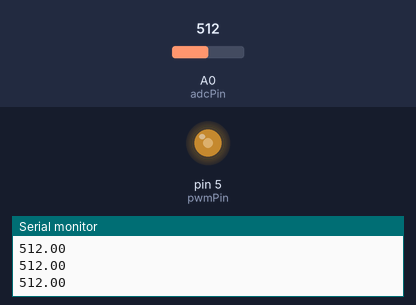
A sketch run on a simulated Arduino Uno, built with avr-gcc and run on an emulated ATmega328P. Parts: output pins drawn as LEDs (lit = HIGH), the last lines printed to the serial monitor. The test bench sets the inputs (shaded band); at power-on: A0 (adcPin) = 512.

Above: at 1.2 s.
1.3 s: A0 (adcPin) set to 716
At 2.8 s:
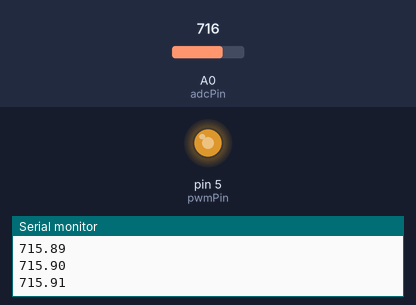
4.3 s: A0 (adcPin) set to 900
At 4.45 s:
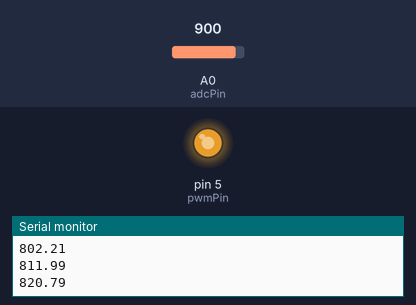
7.3 s: A0 (adcPin) set to 122
At 8.8 s:
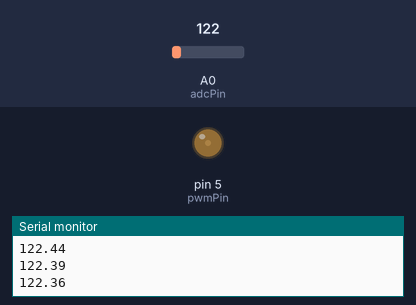
10.3 s: A0 (adcPin) set to 0
At 10.45 s:
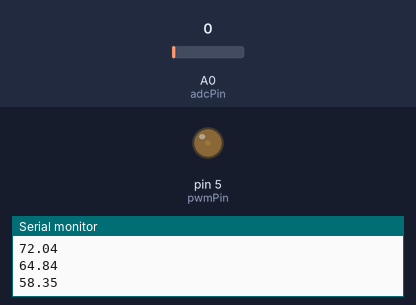
Timing chart, 0 to 13.3 s (numbered marks = the images above; inputs shaded):
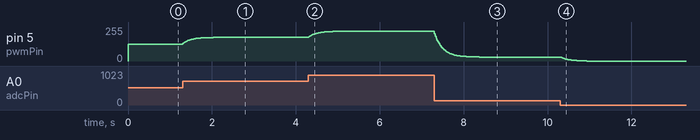

Measured:
- after the input at 1.3 s, pin 5 (pwmPin): moves from 127/255 to 178/255 over 1.0 s, starting at once
- after the input at 4.3 s, pin 5 (pwmPin): moves from 178/255 to 224/255 over 1.0 s, starting at once
- after the input at 7.3 s, pin 5 (pwmPin): moves from 224/255 to 30/255 over 1.1 s, starting at once
- after the input at 10.3 s, pin 5 (pwmPin): moves from 30/255 to 0/255 over 0.62 s, starting at once

The sketch:

smoothing.ino
```cpp
//simple test with one analog sensor (pot) and one pwm (led)

//same as analogInOut but with added Serial port to send back values.
//open Arduino IDE serial monitor and set baudrate there to 9600.
//you should see the values 0-1023 printed there as you turn the pot.

//and also with added smooth or slide functionallity. test to adjust up and down values.

byte pwmPin= 5;        //mega168 pin: 11
byte adcPin= A0;       //mega168 pin: 23
float up= 10;          //how fast to react / how much smoothing on increasing values
float down= 10;        //how fast to react / how much smoothing on decreasing values


float prev= 512;       //default reading

void setup() {
  Serial.begin(9600);
  pinMode(pwmPin, OUTPUT);  //enable pwm pin as an output. pins are input by default
}
void loop() {
  float val= analogRead(adcPin);  //read a value from the analog sensor (0-1023)

  if(val>prev) {
    val= prev+((val-prev)/up);
  } else {
    val= prev+((val-prev)/down);
  }
  prev= val;  //remember until next reading

  Serial.println(val);
  analogWrite(pwmPin, map(val, 0, 1023, 0, 255));   //we need to scale down from 0-1023 to 0-255
  //if dimming is weak try to calibrate the input range (0-1023) to match the min/max values you read in
  delay(20);
}
```
